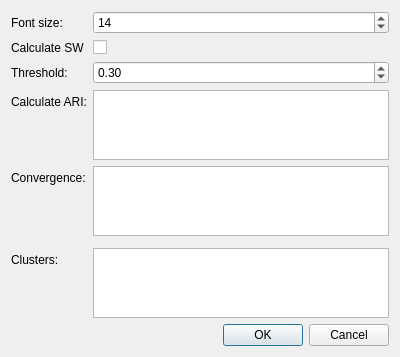
<?xml version="1.0" encoding="UTF-8"?>
<ui version="4.0">
 <class>Dialog</class>
 <widget class="QDialog" name="Dialog">
  <property name="geometry">
   <rect>
    <x>0</x>
    <y>0</y>
    <width>400</width>
    <height>315</height>
   </rect>
  </property>
  <property name="windowTitle">
   <string>Dialog</string>
  </property>
  <layout class="QFormLayout" name="formLayout">
   <item row="4" column="0">
    <widget class="QLabel" name="label">
     <property name="text">
      <string>Threshold:</string>
     </property>
    </widget>
   </item>
   <item row="4" column="1">
    <widget class="QDoubleSpinBox" name="threshold_spin">
     <property name="minimum">
      <double>0.000000000000000</double>
     </property>
     <property name="maximum">
      <double>1.000000000000000</double>
     </property>
     <property name="singleStep">
      <double>0.100000000000000</double>
     </property>
     <property name="value">
      <double>0.300000000000000</double>
     </property>
    </widget>
   </item>
   <item row="6" column="0">
    <widget class="QLabel" name="label_2">
     <property name="text">
      <string>Calculate ARI:</string>
     </property>
    </widget>
   </item>
   <item row="6" column="1">
    <layout class="QHBoxLayout" name="horizontalLayout">
     <item>
      <widget class="QListWidget" name="ari_list"/>
     </item>
    </layout>
   </item>
   <item row="7" column="0">
    <widget class="QLabel" name="label_3">
     <property name="text">
      <string>Convergence:</string>
     </property>
    </widget>
   </item>
   <item row="7" column="1">
    <layout class="QHBoxLayout" name="horizontalLayout_2">
     <item>
      <widget class="QListWidget" name="conv_list"/>
     </item>
    </layout>
   </item>
   <item row="8" column="1">
    <spacer name="verticalSpacer">
     <property name="orientation">
      <enum>Qt::Vertical</enum>
     </property>
     <property name="sizeType">
      <enum>QSizePolicy::Expanding</enum>
     </property>
     <property name="sizeHint" stdset="0">
      <size>
       <width>20</width>
       <height>10000</height>
      </size>
     </property>
    </spacer>
   </item>
   <item row="10" column="1">
    <widget class="QDialogButtonBox" name="buttonBox">
     <property name="orientation">
      <enum>Qt::Horizontal</enum>
     </property>
     <property name="standardButtons">
      <set>QDialogButtonBox::Cancel|QDialogButtonBox::Ok</set>
     </property>
    </widget>
   </item>
   <item row="1" column="0">
    <widget class="QLabel" name="label_4">
     <property name="text">
      <string>Font size:</string>
     </property>
    </widget>
   </item>
   <item row="1" column="1">
    <widget class="QSpinBox" name="font_spin">
     <property name="minimum">
      <number>8</number>
     </property>
     <property name="maximum">
      <number>30</number>
     </property>
     <property name="value">
      <number>14</number>
     </property>
    </widget>
   </item>
   <item row="3" column="1">
    <widget class="QCheckBox" name="check_box">
     <property name="text">
      <string/>
     </property>
    </widget>
   </item>
   <item row="3" column="0">
    <widget class="QLabel" name="label_5">
     <property name="text">
      <string>Calculate SW</string>
     </property>
    </widget>
   </item>
   <item row="9" column="0">
    <widget class="QLabel" name="label_6">
     <property name="text">
      <string>Clusters:</string>
     </property>
    </widget>
   </item>
   <item row="9" column="1">
    <widget class="QListWidget" name="clusters_list"/>
   </item>
  </layout>
 </widget>
 <resources/>
 <connections>
  <connection>
   <sender>buttonBox</sender>
   <signal>accepted()</signal>
   <receiver>Dialog</receiver>
   <slot>accept()</slot>
   <hints>
    <hint type="sourcelabel">
     <x>248</x>
     <y>254</y>
    </hint>
    <hint type="destinationlabel">
     <x>157</x>
     <y>274</y>
    </hint>
   </hints>
  </connection>
  <connection>
   <sender>buttonBox</sender>
   <signal>rejected()</signal>
   <receiver>Dialog</receiver>
   <slot>reject()</slot>
   <hints>
    <hint type="sourcelabel">
     <x>316</x>
     <y>260</y>
    </hint>
    <hint type="destinationlabel">
     <x>286</x>
     <y>274</y>
    </hint>
   </hints>
  </connection>
 </connections>
</ui>
